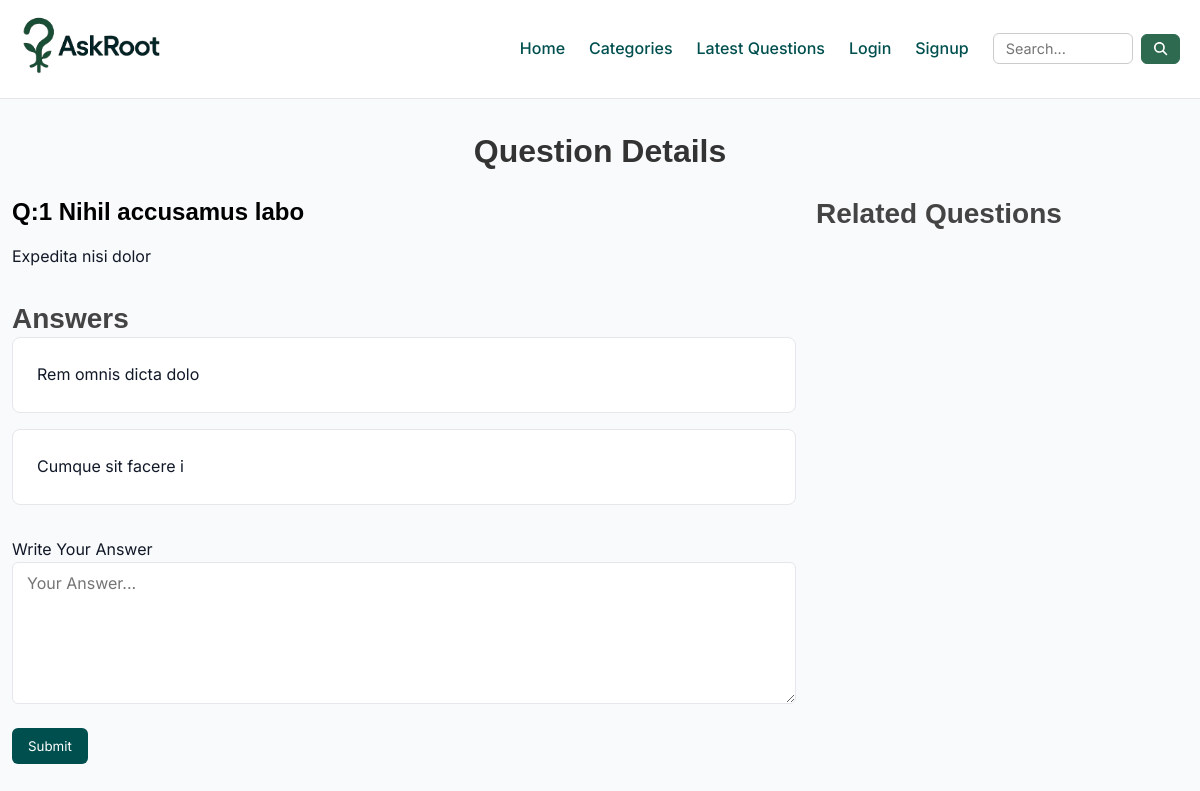
The page /?q-id=1 on the database its author committed.
### tables this page shows
CREATE TABLE `questions` (
  `id` int(30) NOT NULL,
  `title` varchar(250) NOT NULL,
  `discription` varchar(500) NOT NULL,
  `category_id` int(30) NOT NULL,
  `user_id` int(30) NOT NULL
);

CREATE TABLE `answers` (
  `id` int(30) NOT NULL,
  `answer` varchar(300) NOT NULL,
  `question_id` int(30) NOT NULL,
  `user_id` int(30) NOT NULL
);

### client/question-details.php (the view, shortened to what this page needs)
<div class="container mt-4 mb-4 question-details">
    <h2 class="text-center mb-4">Question Details</h2>
    <div class="row justify-content-center" style="gap:20px; flex-wrap:nowrap;">
        <div class="col-8">
            <?php
            include('./common/db.php');
            $query = "SELECT * FROM questions WHERE id = '$qid'";
            $result = $conn->query($query);
            $row = $result->fetch_assoc();
            echo '
        <div class="mb-4">
          <h4 class="mb-2" style="color:black;">Q:' . $qid . ' ' .  htmlspecialchars($row['title']) . '</h4>
          <p class="text-muted">' . nl2br(htmlspecialchars($row['discription'])) . '</p>
        </div>';
            include('answers.php')
            ?>
            <div class="answer-box">
                <form method="POST" action="./server/requests.php">
                    <label for="answer" class="form-label">Write Your Answer</label>
                    <textarea name="answer" id="answer" rows="6" class="form-input" placeholder="Your Answer..." required></textarea>
                    <div class="mt-2">
                        <button type="submit" name="answer-btn" value="submit" class="btn-primary">Submit</button>
                    </div>
                </form>
            </div>
        </div>
        <div class="col-4">
            <h3 class="mb-4">Related Questions</h3>
        </div>
    </div>
</div>

### client/answers.php
<div class="mb-4">
    <h3>Answers</h3>
    <?php
    $query = "SELECT * FROM answers WHERE question_id = '$qid'";
    $result = $conn->query($query);
    foreach ($result as $row) {
        $answer = $row['answer'];
        echo '
        <div class="question-card mb-2 p-2"">
          <p >' . $answer . '</p>
          </div>';
    }
    ?>
</div>

### public/css/style.css (style rules this page uses)
:root { --font-primary: "Inter", sans-serif; --color-bg: #f9fafb; --color-primary: #004f4f; --color-secondary: #2d6a4f; --color-accent: #38b000; --color-text: #111827; --color-muted: #6b7280; --color-white: #ffffff; --color-border: #e5e7eb; }
* { margin: 0; padding: 0; box-sizing: border-box; }
body { font-family: var(--font-primary); background-color: var(--color-bg); color: var(--color-text); line-height: 1.6; font-size: 16px; }
h1, h2, h3, h4, h5, h6 { font-family: "Poppins", sans-serif; font-weight: 600; line-height: 1.3; color: #222831; }
h2 { font-size: 2rem; color: #333; }
h3 { font-size: 1.75rem; color: #444; }
h4 { font-size: 1.5rem; color: #555; }
button { font-family: inherit; background-color: var(--color-primary); color: var(--color-white); border: none; padding: 10px 16px; border-radius: 6px; cursor: pointer; transition: background-color 0.3s ease; }
input, textarea, select { font-family: inherit; padding: 8px 12px; border: 1px solid var(--color-border); border-radius: 6px; outline: none; }
.container { max-width: 1200px; margin: 0 auto; padding: 0 16px; }
.row { display: flex; flex-wrap: wrap; margin: -8px; }
.col-4 { flex: 0 0 33.333%; max-width: 33.333%; }
.col-8 { flex: 0 0 66.666%; max-width: 66.666%; }
.mt-2 { margin-top: 1rem; }
.mb-2 { margin-bottom: 1rem; }
.mt-4 { margin-top: 2rem; }
.mb-4 { margin-bottom: 2rem; }
.p-2 { padding: 1rem; }
.text-center { text-align: center; }
.form-input { width: 100%; padding: 10px 14px; font-size: 1rem; border: 1px solid var(--color-border); border-radius: 6px; outline: none; transition: 0.2s; }
textarea.form-input, select.form-input { font-family: inherit; resize: vertical; }
.question-card { background-color: #ffffff; border: 1px solid var(--color-border); border-radius: 8px; transition: 0.2s; }
@media (max-width: 1600px) { .container { padding: 0 24px; } }
@media (max-width: 1366px) { .container { padding: 0 20px; } }
@media (max-width: 1280px) { .question-card { padding: 1.5rem; } }

### rows shown on the page
questions: title "Nihil accusamus labo", discription "Expedita nisi dolor"
answers: answer "Rem omnis dicta dolo"
answers: answer "Cumque sit facere i"

### other values the page prints
$qid "1"
